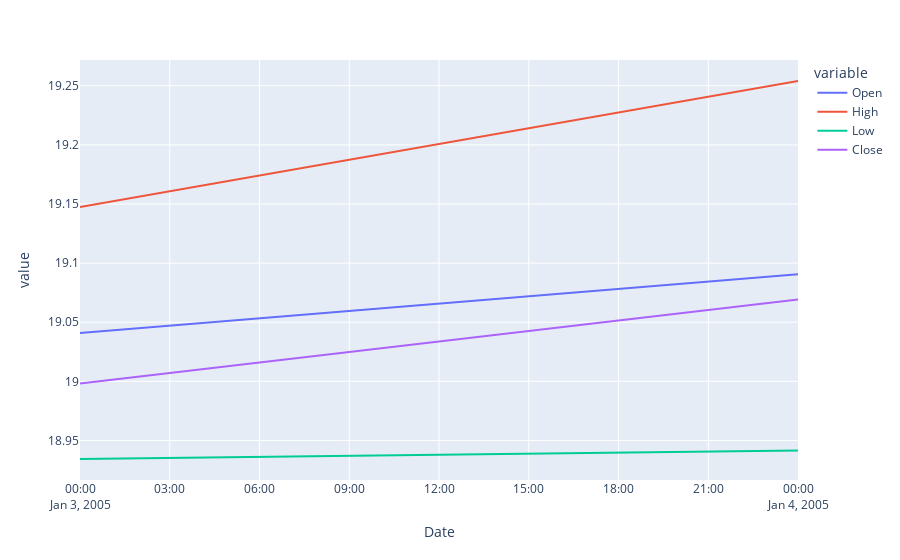

The cell this chart's notebook holds for it:
### Code cell
panel[0].plot()

### Figure 1 — Plotly figure (JSON) as saved in the notebook; plotly's stock layout.template omitted (floating-point values rounded to 4 significant figures)
{"data": [{"hovertemplate": "variable=Open<br>Date=%{x}<br>value=%{y}<extra></extra>", "legendgroup": "Open", "line": {"color": "#636efa", "dash": "solid"}, "marker": {"symbol": "circle"}, "mode": "lines", "name": "Open", "orientation": "v", "showlegend": true, "type": "scatter", "x": ["2005-01-03T00:00:00", "2005-01-04T00:00:00"], "xaxis": "x", "y": [19.04, 19.09], "yaxis": "y"}, {"hovertemplate": "variable=High<br>Date=%{x}<br>value=%{y}<extra></extra>", "legendgroup": "High", "line": {"color": "#EF553B", "dash": "solid"}, "marker": {"symbol": "circle"}, "mode": "lines", "name": "High", "orientation": "v", "showlegend": true, "type": "scatter", "x": ["2005-01-03T00:00:00", "2005-01-04T00:00:00"], "xaxis": "x", "y": [19.15, 19.25], "yaxis": "y"}, {"hovertemplate": "variable=Low<br>Date=%{x}<br>value=%{y}<extra></extra>", "legendgroup": "Low", "line": {"color": "#00cc96", "dash": "solid"}, "marker": {"symbol": "circle"}, "mode": "lines", "name": "Low", "orientation": "v", "showlegend": true, "type": "scatter", "x": ["2005-01-03T00:00:00", "2005-01-04T00:00:00"], "xaxis": "x", "y": [18.93, 18.94], "yaxis": "y"}, {"hovertemplate": "variable=Close<br>Date=%{x}<br>value=%{y}<extra></extra>", "legendgroup": "Close", "line": {"color": "#ab63fa", "dash": "solid"}, "marker": {"symbol": "circle"}, "mode": "lines", "name": "Close", "orientation": "v", "showlegend": true, "type": "scatter", "x": ["2005-01-03T00:00:00", "2005-01-04T00:00:00"], "xaxis": "x", "y": [19.0, 19.07], "yaxis": "y"}], "layout": {"legend": {"title": {"text": "variable"}, "tracegroupgap": 0}, "margin": {"t": 60}, "xaxis": {"anchor": "y", "domain": [0, 1], "title": {"text": "Date"}}, "yaxis": {"anchor": "x", "domain": [0, 1], "title": {"text": "value"}}}}
